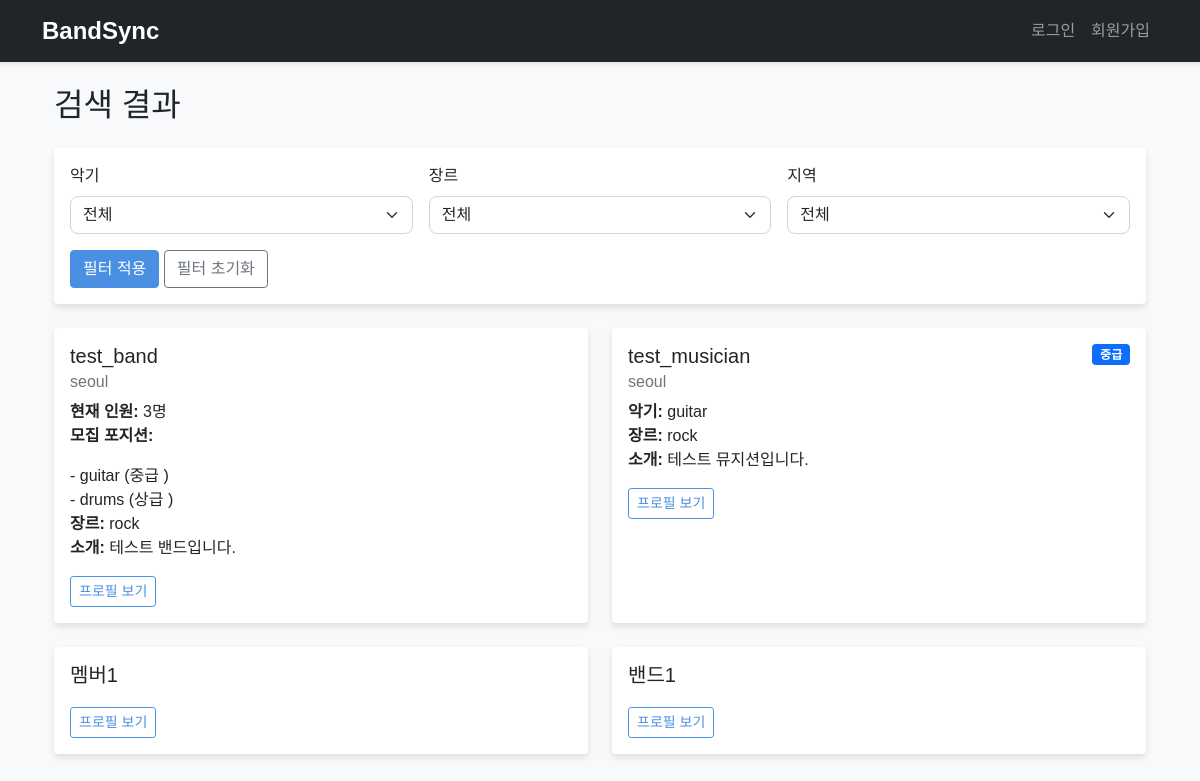
The page /search on the database as committed earlier.
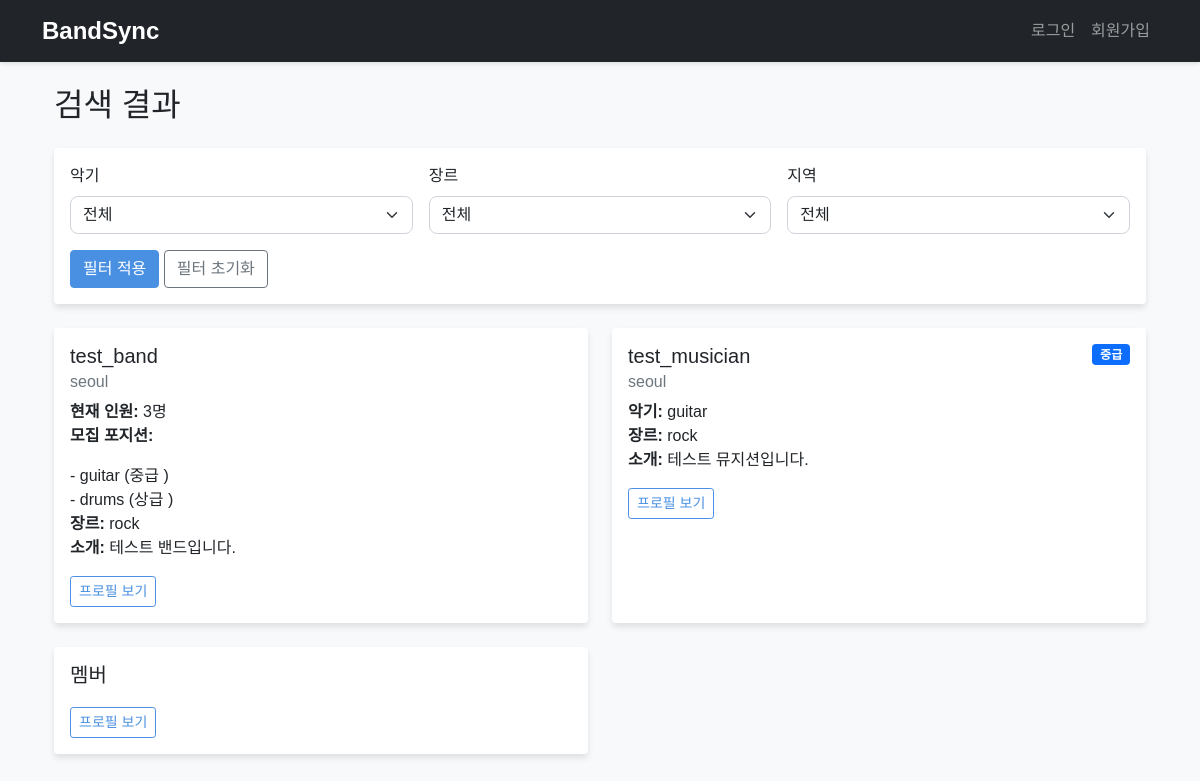
The same page on the database as committed later.
### app.py (models this page shows, shortened)
class User(UserMixin, db.Model):
    id = db.Column(db.Integer, primary_key=True)
    username = db.Column(db.String(80), unique=True, nullable=False)
    email = db.Column(db.String(120), unique=True, nullable=False)
    password_hash = db.Column(db.String(128))
    user_type = db.Column(db.String(20))  # 'musician' or 'band'
    instrument = db.Column(db.String(50))
    genre = db.Column(db.String(100))
    skill_level = db.Column(db.String(20))
    location = db.Column(db.String(100))
    age = db.Column(db.Integer)
    bio = db.Column(db.Text)
    recruiting_positions = db.Column(db.Text)  # JSON 형식으로 저장
    band_size = db.Column(db.Integer)
    preferred_age_range = db.Column(db.String(50))
    practice_room_reviews = db.relationship('PracticeRoomReview',
                                          foreign_keys='PracticeRoomReview.user_id',
                                          backref='user',
                                          lazy=True)
    def get_recruiting_positions(self):
        if self.recruiting_positions:
            return json.loads(self.recruiting_positions)
        return []

### app.py (the view)
@app.route('/search')
def search():
    user_type = request.args.get('user_type', '')  # 기본값을 빈 문자열로 설정
    instrument = request.args.get('instrument')
    genre = request.args.get('genre')
    location = request.args.get('location')
    skill_level = request.args.get('skill_level')
    query = User.query
    if user_type:
        query = query.filter(User.user_type == user_type)
    if instrument:
        if user_type == 'musician':
            query = query.filter(User.instrument == instrument)
        else:
            query = query.filter(User.recruiting_positions.like(f'%"instrument": "{instrument}"%'))
    if genre:
        query = query.filter(User.genre == genre)
    if location:
        query = query.filter(User.location == location)
    if skill_level and user_type == 'musician':
        query = query.filter(User.skill_level == skill_level)
    if current_user.is_authenticated:
        query = query.filter(User.id != current_user.id)
    results = query.all()
    return render_template('search_results.html', results=results)

### templates/search_results.html (shortened to what the changed rows need)
{% extends "base.html" %}
{% block content %}
<div class="container">
    <h2 class="mb-4">
        {% if request.args.get('user_type') == 'band' %}
            밴드 찾기
        {% elif request.args.get('user_type') == 'musician' %}
            멤버 찾기
        {% else %}
            검색 결과
        {% endif %}
    </h2>
    <div class="row">
        {% if results %}
            {% for user in results %}
            <div class="col-md-6 mb-4">
                <div class="card h-100">
                    <div class="card-body">
                        <div class="d-flex justify-content-between align-items-start">
                            <div>
                                <h5 class="card-title">{{ user.username }}</h5>
                                <h6 class="card-subtitle mb-2 text-muted">
                                    {% if user.location %}{{ user.location }}{% endif %}
                                </h6>
                            </div>
                            {% if user.user_type == 'musician' and user.skill_level %}
                            <span class="badge bg-primary">
                                {% if user.skill_level == 'beginner' %}입문
                                {% elif user.skill_level == 'intermediate' %}중급
                                {% elif user.skill_level == 'advanced' %}상급
                                {% elif user.skill_level == 'professional' %}전문가
                                {% endif %}
                            </span>
                            {% endif %}
                        </div>
                        <p class="card-text">
                            {% if user.user_type == 'musician' %}
                                {% if user.instrument %}
                                <strong>악기:</strong> {{ user.instrument }}<br>
                                {% endif %}
                            {% else %}
                                {% if user.band_size %}
                                <strong>현재 인원:</strong> {{ user.band_size }}명<br>
                                {% endif %}
                                {% if user.get_recruiting_positions() %}
                                <strong>모집 포지션:</strong>
                                <ul class="list-unstyled mb-0">
                                    {% for position in user.get_recruiting_positions() %}
                                    <li>- {{ position.instrument }}
                                        ({% if position.skill_level == 'beginner' %}입문
                                        {% elif position.skill_level == 'intermediate' %}중급
                                        {% elif position.skill_level == 'advanced' %}상급
                                        {% elif position.skill_level == 'professional' %}전문가
                                        {% endif %})
                                    </li>
                                    {% endfor %}
                                </ul>
                                {% endif %}
                            {% endif %}
                            {% if user.genre %}
                            <strong>장르:</strong> {{ user.genre }}<br>
                            {% endif %}
                            {% if user.bio %}
                            <strong>소개:</strong> {{ user.bio[:100] }}{% if user.bio|length > 100 %}...{% endif %}
                            {% endif %}
                        </p>
                        <div class="d-flex justify-content-between align-items-center">
                            <a href="{{ url_for('view_profile', user_id=user.id) }}" class="btn btn-outline-primary btn-sm">프로필 보기</a>
                        </div>
                    </div>
                </div>
            </div>
            {% endfor %}
        {% endif %}
    </div>
</div>
{% endblock %}

Rows that differ between the two databases and show on the page:
removed User: username "밴드1"
changed User (number 3 of 3 on the later page): username "멤버1" → "멤버"
